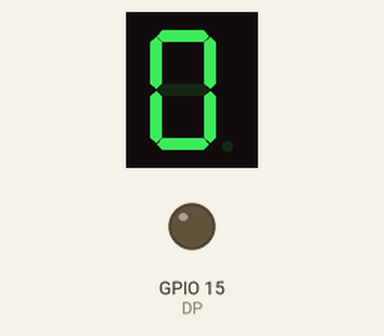
This sketch was run on a simulated ESP32. Shown: 1-digit seven-segment display, output pins drawn as LEDs (lit = HIGH). Wiring (from diagram.json): 1-digit 7-segment display, segments lit when HIGH: segments GPIO 16, GPIO 17, GPIO 14, GPIO 13, GPIO 12, GPIO 18, GPIO 19. The segment pins are drawn as the display they are named for; pins used as bus, display or sensor lines are not drawn.

Above: at 0.1 s.
At 1.1 s:
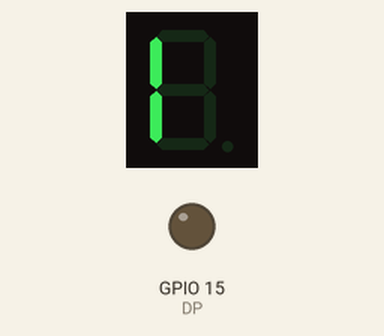
At 2.1 s:
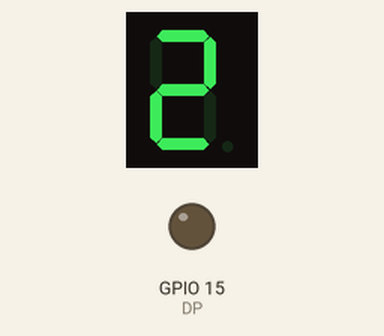
At 4.1 s:
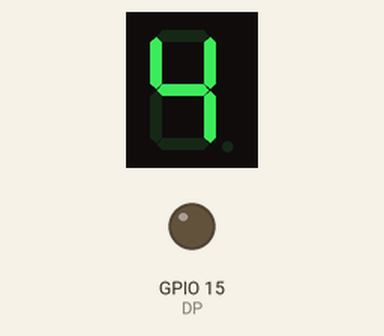
At 7.1 s:
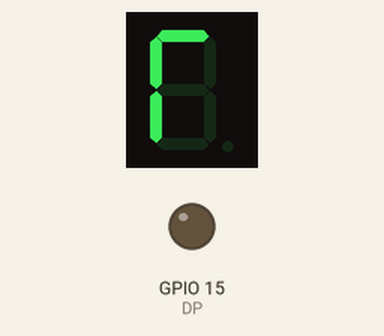
At 9.1 s:
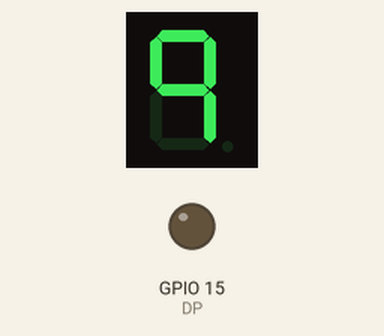

The sketch:

sketch.ino
```cpp
// Variável que controla qual número será exibido (começa no 0)
int estado = 0;

void setup() {
  pinMode(12, OUTPUT); // E
  pinMode(13, OUTPUT); // D
  pinMode(14, OUTPUT); // C
  pinMode(15, OUTPUT); // DP
  pinMode(16, OUTPUT); // A
  pinMode(17, OUTPUT); // B
  pinMode(18, OUTPUT); // F
  pinMode(19, OUTPUT); // G
}

void loop() {
  // O switch precisa receber a variável que ele vai testar
  switch(estado) {


    case 0:
     apagarTudo();
     digitalWrite(17, HIGH);
     digitalWrite(18, HIGH);
     digitalWrite(14, HIGH);
     digitalWrite(13, HIGH);
     digitalWrite(12, HIGH);
     digitalWrite(16, HIGH);

     proximoEstado(1);
     break;

    case 1:
      apagarTudo();          // Garante que o display comece limpo
      digitalWrite(12, HIGH); // Liga segmento E
      digitalWrite(18, HIGH); // Liga segmento F

     proximoEstado(2);         // Altera o estado para ir para o Caso 2 na próxima volta
      break;

    case 2:
      apagarTudo();          // Apaga os pinos do Caso 1
      digitalWrite(16, HIGH); // Liga segmento A
      digitalWrite(17, HIGH); // Liga segmento B
      digitalWrite(19, HIGH); // Liga segmento G
      digitalWrite(12, HIGH); // Liga segmento E
      digitalWrite(13, HIGH); // Liga segmento D

     proximoEstado(3);

    case 3:
      apagarTudo();
      digitalWrite(16, HIGH);
      digitalWrite(17, HIGH);
      digitalWrite(14, HIGH);
      digitalWrite(13, HIGH);
      digitalWrite(19, HIGH);


    proximoEstado(4);

    case 4:
     apagarTudo();
     digitalWrite(14, HIGH);
     digitalWrite(18,HIGH);
     digitalWrite(19, HIGH);
     digitalWrite(17, HIGH);

    proximoEstado(5);
     break;

    case 5:
     apagarTudo();
     digitalWrite(16, HIGH);
     digitalWrite(18, HIGH);
     digitalWrite(19, HIGH);
     digitalWrite(14, HIGH);
     digitalWrite(13, HIGH);

    proximoEstado(6);
     break;

    case 6:
     apagarTudo();
     digitalWrite(16, HIGH);
     digitalWrite(18, HIGH);
     digitalWrite(19, HIGH);
     digitalWrite(14, HIGH);
     digitalWrite(13, HIGH);
     digitalWrite(12, HIGH);

     proximoEstado(7);
     break;

    case 7:
     apagarTudo();
     digitalWrite(16, HIGH);
     digitalWrite(18, HIGH);
     digitalWrite(12, HIGH);

     proximoEstado(8);
     break;

    case 8:
     apagarTudo();
     digitalWrite(16, HIGH);
     digitalWrite(17, HIGH);
     digitalWrite(18, HIGH);
     digitalWrite(19, HIGH);
     digitalWrite(14, HIGH);
     digitalWrite(13, HIGH);
     digitalWrite(12, HIGH);

     proximoEstado(9);
     break;

    case 9:
     apagarTudo();
     digitalWrite(16, HIGH);
     digitalWrite(17, HIGH);
     digitalWrite(18, HIGH);
     digitalWrite(19, HIGH);
     digitalWrite(14, HIGH);

    break;

  }
}

void proximoEstado(int valorDoProximoEstado){
  delay(1000);
  estado =  valorDoProximoEstado;
}

// Função auxiliar para apagar todos os segmentos antes de desenhar o próximo número
void apagarTudo() {
  digitalWrite(12, LOW);
  digitalWrite(13, LOW);
  digitalWrite(14, LOW);
  digitalWrite(15, LOW);
  digitalWrite(16, LOW);
  digitalWrite(17, LOW);
  digitalWrite(18, LOW);
  digitalWrite(19, LOW);
}
```

Measured:
- what the display in image 1 shows lasts 1.0 s, from 1.0 s to 2.0 s
